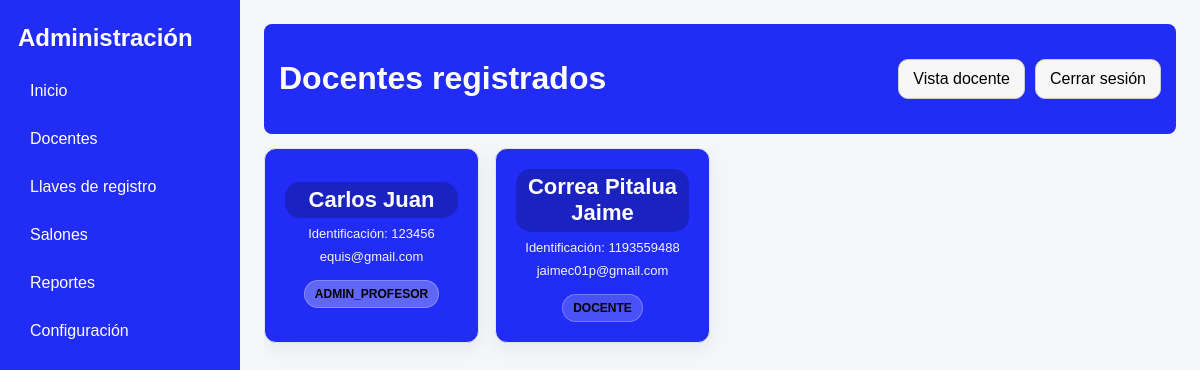
Page /admin/docentes (signed in) on the committed database.
### app.py (models this page shows)
class Usuario(db.Model):
    id = db.Column(db.Integer, primary_key=True)
    identificacion = db.Column(db.String(20), unique = True, nullable = False)
    nombres = db.Column(db.String(120), nullable=False)
    apellidos = db.Column(db.String(120), nullable=False)
    email = db.Column(db.String(120), unique=True, nullable=False)
    password_hash = db.Column(db.String(255), nullable=False)
    rol = db.Column(db.String(20), nullable=False, default="docente")
    activo = db.Column(db.Boolean, default=True)

### app.py (the view)
@app.get("/admin/docentes")
@login_required
def admin_docentes():
    if session.get("usuario_rol") not in ["admin", "admin_profesor"]:
        return redirect(url_for("index"))
    docentes = Usuario.query.order_by(Usuario.apellidos.asc(), Usuario.nombres.asc()).all()
    return render_template("admin_docentes.html", docentes=docentes)

### app.py (called while the page is built)
def login_required(view_func):
    @wraps(view_func)
    def wrapped_view(*args, **kwargs):
        if "usuario_id" not in session:
            return redirect(url_for("login"))
        return view_func(*args, **kwargs)
    return wrapped_view

### templates/admin_docentes.html (shortened to what this page needs)
{% extends "admin.html" %}
{% block page_title %}Docentes registrados{% endblock %}
{% block content %}
  <div class="contenido-admin-cards">
    <div class="list-admin-cards">
      {% if docentes|length == 0 %}
        <div class="card-docente empty-card">
          <div class="msm-title">Aún no hay docentes registrados</div>
          <div class="muted-dark">Cuando se registren docentes, aparecerán aquí.</div>
        </div>
      {% else %}
        {% for u in docentes %}
          <a class="card-docente card-link" href="javascript:void(0)">
            <div class="title-card">{{ u.apellidos }} {{ u.nombres }}</div>
            <div class="muted-dark">Identificación: {{ u.identificacion }}</div>
            <div class="muted-dark">{{ u.email }}</div>
            <div class="badge-docente
              {% if u.rol == 'docente' %}docente
              {% elif u.rol == 'admin' %}admin
              {% elif u.rol == 'admin_profesor' %}admin-profesor
              {% endif %}">
              {{ u.rol }}
            </div>
          </a>
        {% endfor %}
      {% endif %}
    </div>
  </div>
{% endblock %}

### static/css/estilo_admin.css (style rules this page uses)
body { margin: 0; font-family: Arial, sans-serif; background: #f5f6f8; height: 100vh; overflow: hidden; }
.contenido-admin-cards { overflow-y: auto; overflow-x: hidden; flex: 1; min-height: 0; padding-right: 4px; }
.list-admin-cards { display: grid; grid-template-columns: repeat(4, 1fr); gap: 16px; width: 100%; }
.card-docente { display: flex; flex-direction: column; justify-content: center; gap: 8px; text-align: center; border: 1px solid #e5e5e5; border-radius: 12px; padding: 20px; box-shadow: 0 6px 18px rgba(0,0,0,.06); background-color: rgb(34, 44, 247); color: white; min-height: 170px; box-sizing: border-box; }
.card-link { text-decoration: none; color: inherit; transition: .12s; }
.title-card { background-color: rgb(26, 35, 193); padding: 5px; border-radius: 15px; font-weight: 700; font-size: 22px; line-height: 1.2; color: white; }
.muted-dark { color: white; font-size: 13px; opacity: 0.95; }
.badge-docente { margin: 8px auto 0; width: max-content; padding: 6px 10px; border-radius: 999px; font-size: 12px; font-weight: 700; text-transform: uppercase; background: rgba(255,255,255,0.18); border: 1px solid rgba(255,255,255,0.25); }
.badge-docente.docente { background: rgba(255,255,255,0.18); }
.badge-docente.admin-profesor { background: rgba(255,255,255,0.28); }

### rows in the picture
Usuario: apellidos "Carlos", nombres "Juan", identificacion "123456", email "equis@gmail.com", rol "ADMIN_PROFESOR"
Usuario: apellidos "Correa Pitalua", nombres "Jaime", identificacion "1193559488", email "jaimec01p@gmail.com", rol "DOCENTE"
